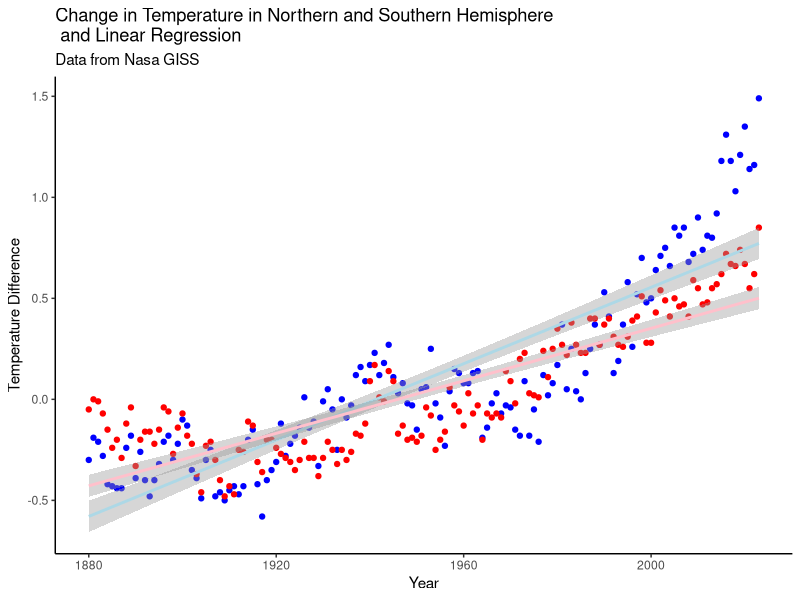
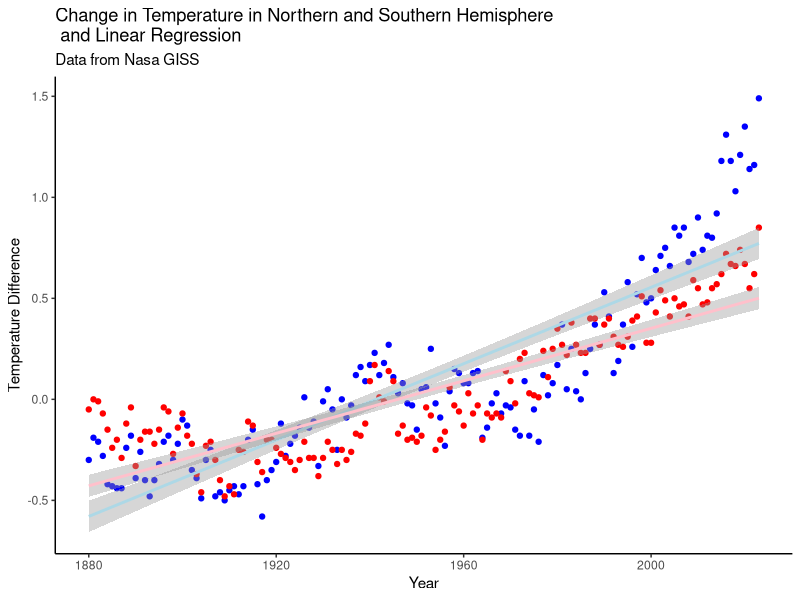

Reproduce these figures in R, in order.
library(tidyverse)
n_h_data <- read_csv("data/NH.Ts+dSST.csv", skip = 1, na = "***")%>%
  select(year = Year, north_t_diff = `J-D`) %>%
  drop_na()
s_h_data <- read_csv("data/SH.Ts+dSST.csv", skip = 1, na = "***")%>%
  select(year = Year, south_t_diff = `J-D`) %>%
  drop_na()
ggplot() +
  geom_point(data = n_h_data,mapping = aes(x = year, y = north_t_diff), color = "blue")+
  geom_point(data = s_h_data,mapping = aes(x = year, y = south_t_diff), color = "red")+
  geom_smooth(data = n_h_data, mapping = aes(x = year, y = north_t_diff), method = "lm", se = TRUE, color = "lightblue")+
  geom_smooth(data = s_h_data, mapping = aes(x = year, y = south_t_diff), method = "lm", se = TRUE, color = "pink")+
  labs(title = "Change in Temperature in Northern and Southern Hemisphere \n and Linear Regression", 
       subtitle = "Data from Nasa GISS")+
  xlab("Year")+
  ylab("Temperature Difference")+
  theme_classic()

ggsave("figures/north_and_south_temperature.png", width = 7, height = 4)

#linear regression
northTemperatureLM <- lm(north_t_diff ~ year, data = n_h_data)
summary(northTemperatureLM)


southTemperatureLM <- lm(south_t_diff ~ year, data = s_h_data)
summary(southTemperatureLM)
